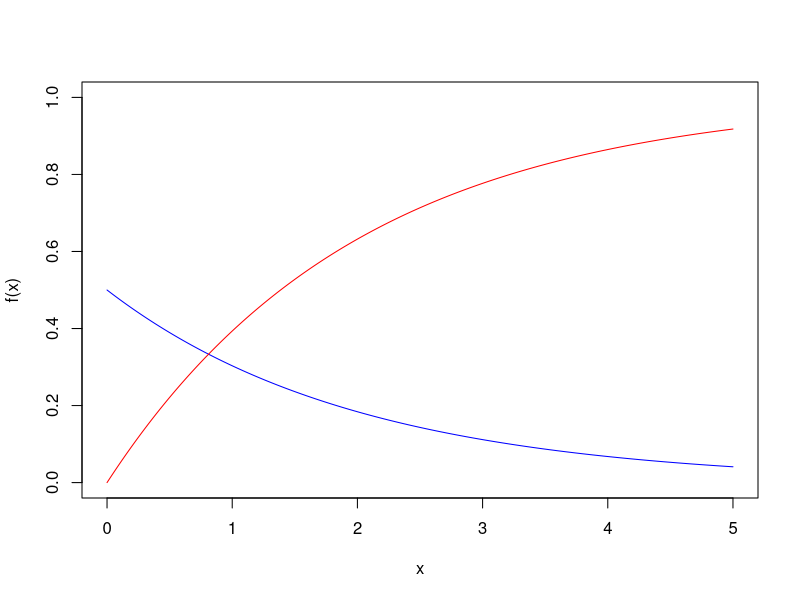

The R source for this figure:
lambda = 1/2
# one
print(dexp(3, rate = lambda))

#two
x = seq(0,5, by = 0.01)
pdf = dexp(x, rate = lambda)

plot(x,pdf,type = "l", col = "blue", xlab = "x", ylab = "f(x)", ylim = c(0,1))

#three
print(pexp(3, rate = lambda))

#four
cdf = pexp(x, rate = lambda)
lines(x,cdf, type = "l", col = "red", lw = 1)
